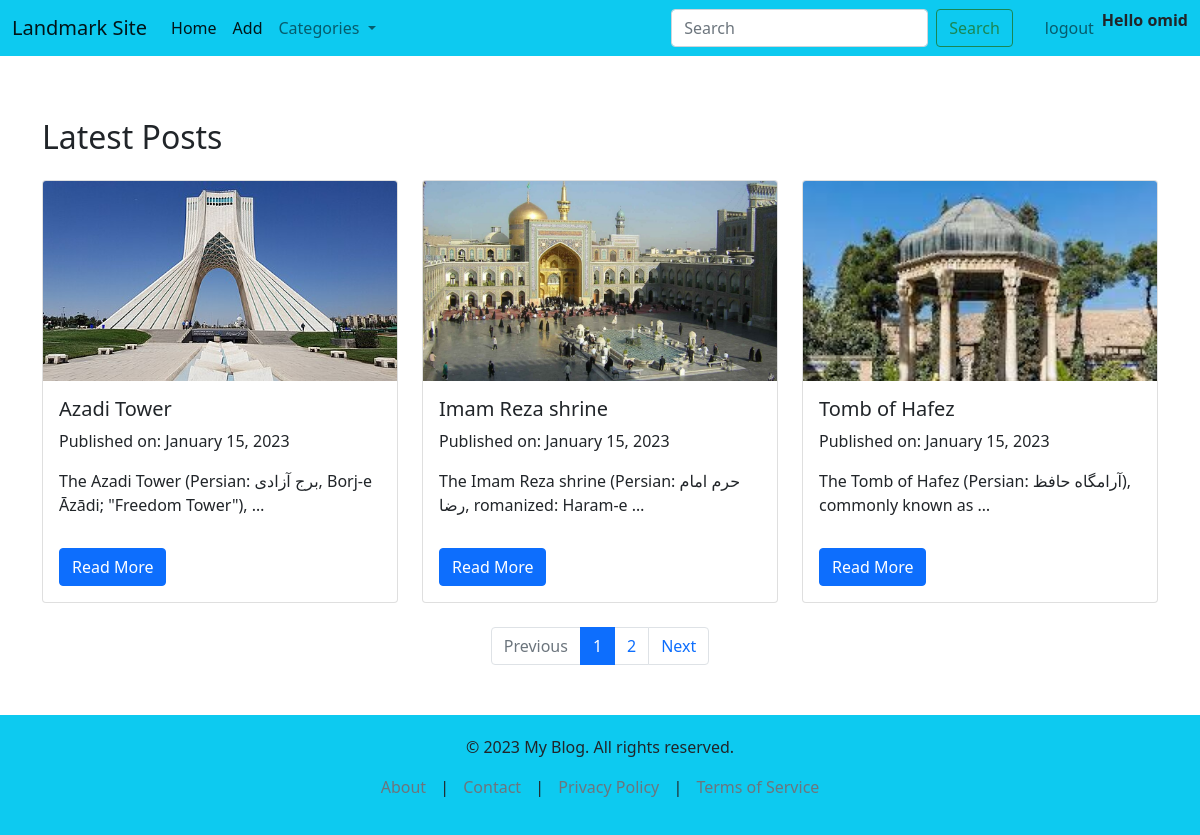
/landmarks/home/ (signed in), run on the app's committed database.
### landmarks/models.py (models this page shows, shortened)
class Landmark(models.Model):
    name = models.CharField(max_length=255)
    description = models.TextField()
    created = models.DateTimeField(auto_now=True)
    images = models.ImageField(upload_to='landmarkdata', null=True)
    tag = models.ManyToManyField(Tag)

### landmarks/views.py (the view)
# urls.py: 2. Add a URL to urlpatterns:  path('', views.home, name='home')
def home(request):
    page_number = request.GET.get('page', 1)
    landmarks = Landmark.objects.all().order_by('id')
    paginator = Paginator(landmarks, 3)
    page_obj = paginator.get_page(page_number)
    return TemplateResponse(request, 'landmarks/home.html', {'landmarks': page_obj, 'paginator': paginator})

### landmarks/context_processor.py (called while the page is built)
def categories(request):
    tags = Tag.objects.all()
    return{'tags': tags}

### landmarks/models.py (called while the page is built)
    def __str__(self):
        return self.title

### landmarks/templates/landmarks/home.html (shortened to what this page needs)
{% extends 'base.html' %}
{% load static %}
{% block css %}
<link rel="stylesheet" href="{% static 'landmarks/index.css' %}">
{% endblock css %}
{% block content %}
<div class="container mt-5">
    <h2 class="mb-4">Latest Posts</h2>
    <div class="row row-cols-1 row-cols-md-3 g-4">
      {% for landmark in landmarks %}
        {% include 'landmarks/card.html' %}
      {% endfor %}
    </div>
    <nav aria-label="Page navigation example" class="mt-4">
      <ul class="pagination justify-content-center">
        {% if landmarks.has_previous %}
          <li class="page-item">
            <a class="page-link" href="?page={{ landmarks.previous_page_number }}" tabindex="-1" aria-disabled="true">Previous</a>
          </li>
        {% else %}
          <li class="page-item disabled">
            <a class="page-link" href="#" tabindex="-1" aria-disabled="true">Previous</a>
          </li>
        {% endif %}
        {% for page in paginator.page_range %}
          {% if page == landmarks.number %}
            <li class="page-item active"><a class="page-link" href="#">{{ page }}</a></li>
          {% else %}
            <li class="page-item"><a class="page-link" href="?page={{ page }}">{{ page }}</a></li>
          {% endif %}
        {% endfor %}
        {% if landmarks.has_next %}
        <li class="page-item">
          <a class="page-link" href="?page={{ landmarks.next_page_number }}">Next</a>
        </li>
        {% else %}
        <li class="page-item disabled">
          <a class="page-link" href="#">Next</a>
        </li>
        {% endif %}
      </ul>
    </nav>
  </div>
{% endblock content %}

### templates/base.html (shortened to what this page needs)
{% load static %}
<!DOCTYPE html>
<html lang="en">
<head>
  <link href="{% static 'bootstrap/css/bootstrap.min.css' %}" rel="stylesheet">
  <link rel="stylesheet" href="{% static 'style.css' %}">
  {% block css %}{% endblock css %}
</head>
<body>
  <nav class="navbar navbar-expand-lg navbar-light bg-info fixed-top">
    <div class="container-fluid">
      <a class="navbar-brand" href="#">Landmark Site</a>
      <div class="collapse navbar-collapse justify-content-between" id="navbarNav">
        <ul class="navbar-nav me-auto">
          <li><a class="nav-link active" aria-current="page" href="http://127.0.0.1:8000/landmarks/home/">Home</a></li>
          <li><a class="nav-link active" aria-current="page" href="http://127.0.0.1:8000/landmarks/add/">Add</a></li>
          <li class="nav-item dropdown">
            <a class="nav-link dropdown-toggle" href="#" id="navbarDropdown" role="button" data-bs-toggle="dropdown" aria-expanded="false">
              Categories
            </a>
          </li>
        </ul>
        <form class="d-flex me-4" role="search" action="{%url 'search'%}">
          <input class="form-control me-2" type="search" placeholder="Search" aria-label="Search" name = 'query'>
          <button class="btn btn-outline-success" type="submit">Search</button>
        </form>
        <ul class="navbar-nav">
          {% if not user.is_authenticated %}
            <li class="nav-item">
              <a class="nav-link" href="{% url 'login' %}">Login</a>
            </li>
            <li class="nav-item">
              <a class="nav-link" href="{% url 'register' %}">Register</a>
            </li>
          {% else %}
            <li class="nav-item">
              <a class="nav-link" href="{% url 'logout' %}">logout</a>
            </li>
            <li class="nav-item">
              <p class="fw-bolder">Hello {{ user.username }} </p>
            </li>
          {% endif %}
        </ul>
      </div>
    </div>
  </nav>
{% block content %}{% endblock content %}
  <footer class="bg-info">
    <div class="container sticky-bottom">
      <p>&copy; 2023 My Blog. All rights reserved.</p>
      <p>
        <a href="#" class="link-secondary">About</a> |
        <a href="#" class="link-secondary">Contact</a> |
        <a href="#" class="link-secondary">Privacy Policy</a> |
        <a href="#" class="link-secondary">Terms of Service</a>
      </p>
    </div>
  </footer>
</body>
</html>

### landmarks/templates/landmarks/card.html
<div class="col">
    <div class="card h-100">
        <img src="{{landmark.images.url}}" class="card-img-top" alt="Post Image">
        <div class="card-body">
        <h5 class="card-title">{{ landmark.name }}</h5>
        <p class="card-text">Published on: January 15, 2023</p>
        <p class="card-text">{{ landmark.description|truncatewords:10 }}</p>
        <a href="{% url 'single_place' landmark.id %}" class="btn btn-primary read-more-btn">Read More</a>
        </div>
    </div>
</div>

### static/style.css (style rules this page uses)
body { padding-top: 70px; }
footer { background-color: #f8f9fa; padding: 20px 0; text-align: center; margin-top: 50px; }
footer a { color: #007bff; text-decoration: none; margin: 0 10px; }

### landmarks/static/posts/index.css (style rules this page uses)
.card img { height: 200px; object-fit: cover; }
.read-more-btn { display: inline-block; margin-top: 15px; }

### data on the page
Landmark: images (picture), name "Azadi Tower", description "The Azadi Tower (Persian: برج آزادی, Borj-e Āzādi; \"Freedom Tower\"), …"
Landmark: images (picture), name "Imam Reza shrine", description "The Imam Reza shrine (Persian: حرم امام رضا, romanized: Haram-e …"
Landmark: images (picture), name "Tomb of Hafez", description "The Tomb of Hafez (Persian: آرامگاه حافظ), commonly known as …"

### other printed values
{{ user.username }} "omid"
{{ page }} "1"
{{ page }} "2"
